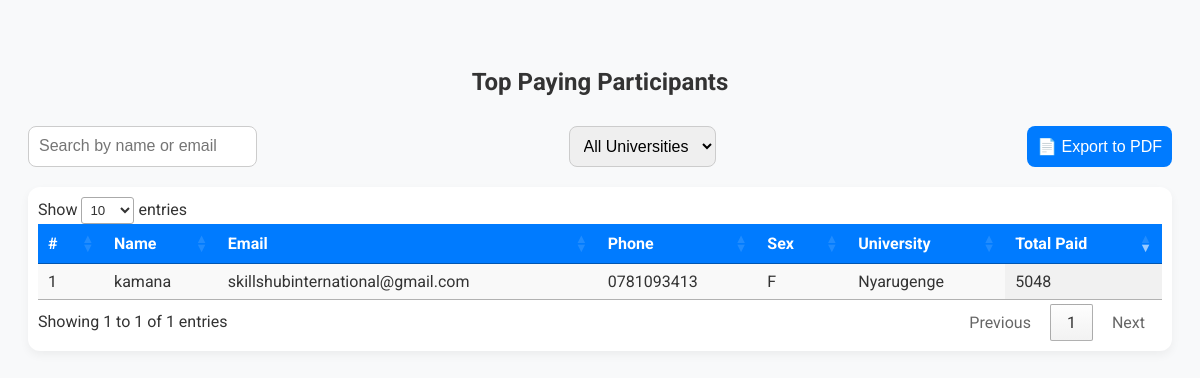
/participants/top-paying/, run on an earlier commit of the app's database.
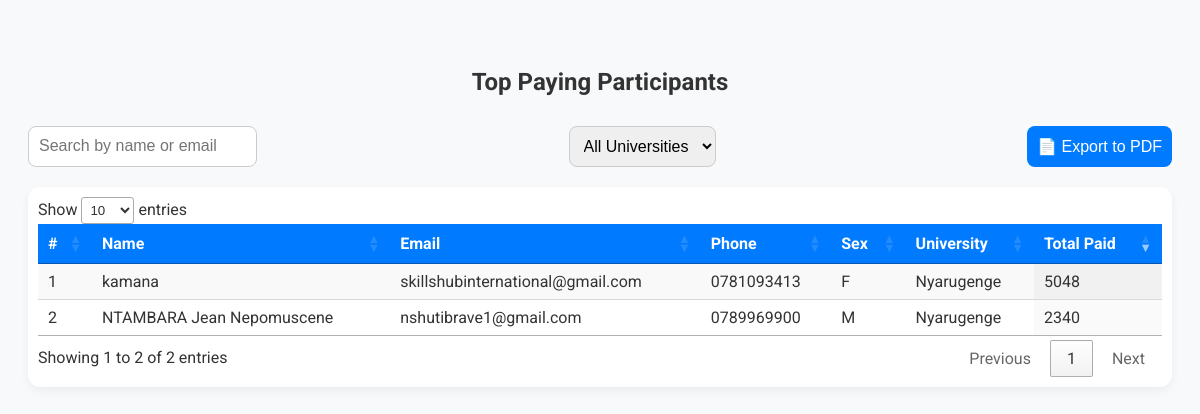
And on a later commit of the database.
### event_app/models.py (models this page shows, shortened)
class Participant_management(models.Model):
    UNIVERSITY_CHOICES = [
        ('University of Rwanda', 'University of Rwanda'),
        ('Kigali Independent University (ULK)', 'Kigali Independent University (ULK)'),
        ('Adventist University of Central Africa (AUCA)', 'Adventist University of Central Africa (AUCA)'),
        ('Kigali Health Institute', 'Kigali Health Institute'),
        ('INES Ruhengeri', 'INES Ruhengeri'),
        ('Other', 'Other'),
    ]
    user = models.OneToOneField(User, on_delete=models.CASCADE, null=True, blank=True)
    name = models.CharField(max_length=150)
    email = models.EmailField()
    phone_number = models.CharField(max_length=20)
    sex = models.CharField(max_length=1)
    university = models.CharField(
        max_length=100,
        choices=UNIVERSITY_CHOICES,
        default='University of Rwanda',
        verbose_name="University"
    )
    Event = models.ForeignKey('Event_management', on_delete=models.CASCADE)

### event_app/views.py (the view)
# urls.py: path('participants/top-paying/', views.top_paying_participants, name='top_paying_participants'),
def top_paying_participants(request):
    participants = (
        Participant_management.objects.annotate(
            total_paid=Sum('payment__amount_paid', filter=Q(payment__payment_status='PAID'))
        )
        .filter(total_paid__gt=0)
        .order_by('-total_paid')[:10]  # top 10
    )
    return render(request, 'top_paying_participants.html', {'participants': participants})

### event_app/templates/top_paying_participants.html (shortened to what this page needs)
<!DOCTYPE html>
<html lang="en">
<head>
  <link rel="stylesheet" href="https://cdn.datatables.net/1.13.6/css/jquery.dataTables.min.css" />
</head>
<body>
  <div class="container">
    <h2>Top Paying Participants</h2>
    <div class="controls">
      <input type="text" id="searchInput" placeholder="Search by name or email" />
      <select id="universityFilter">
        <option value="">All Universities</option>
      </select>
      <button onclick="exportToPDF()">📄 Export to PDF</button>
    </div>
    {% if participants %}
    <div class="table-container">
      <table id="participantsTable" class="display">
        <thead>
          <tr>
            <th>#</th>
            <th>Name</th>
            <th>Email</th>
            <th>Phone</th>
            <th>Sex</th>
            <th>University</th>
            <th>Total Paid</th>
          </tr>
        </thead>
        <tbody>
          {% for p in participants %}
          <tr>
            <td>{{ forloop.counter }}</td>
            <td>{{ p.name }}</td>
            <td>{{ p.email }}</td>
            <td>{{ p.phone_number }}</td>
            <td>{{ p.sex }}</td>
            <td>{{ p.university }}</td>
            <td>{{ p.total_paid }}</td>
          </tr>
          {% endfor %}
        </tbody>
      </table>
    </div>
    {% else %}
      <p style="text-align:center;">No participants have made payments yet.</p>
    {% endif %}
  </div>
</body>
</html>

What changed in the data, as far as the page shows it:
added Participant_management: name "NTAMBARA Jean Nepomuscene", email "nshutibrave1@gmail.com", phone_number "0789969900", sex "M", university "Nyarugenge", total_paid "2340"
Also different on the page:
text written by a page script: "Show entries Showing 1 to 1 of 1 entries Previous 1 Next" → "Show entries Showing 1 to 2 of 2 entries Previous 1 Next"
